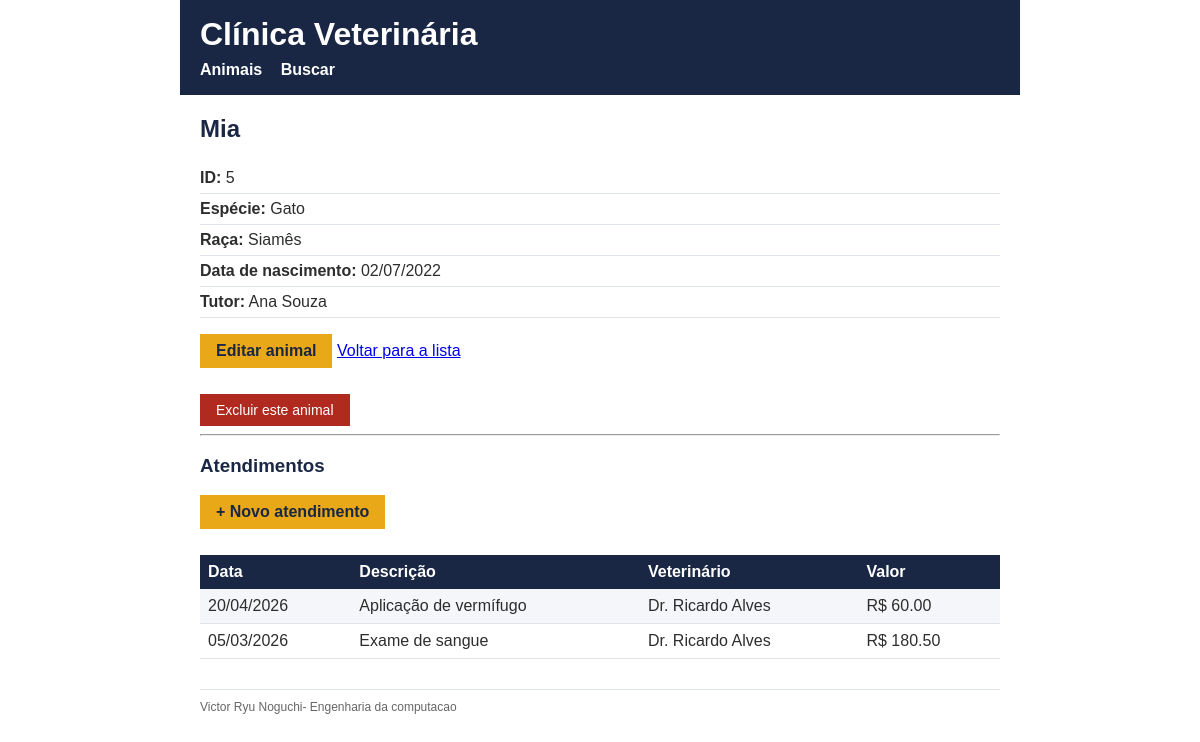
Page /animal/5 on the committed database.
### tables this page shows
CREATE TABLE animais (
            id              INTEGER PRIMARY KEY AUTOINCREMENT,
            nome            TEXT    NOT NULL,
            especie         TEXT    NOT NULL,
            raca            TEXT,
            data_nascimento TEXT    NOT NULL,
            tutor_nome      TEXT    NOT NULL,
            UNIQUE (nome, tutor_nome)
        );

CREATE TABLE atendimentos (
            id          INTEGER PRIMARY KEY AUTOINCREMENT,
            animal_id   INTEGER NOT NULL,
            descricao   TEXT    NOT NULL,
            data        TEXT    NOT NULL,
            valor       REAL    NOT NULL,
            veterinario TEXT    NOT NULL,
            FOREIGN KEY (animal_id) REFERENCES animais (id) ON DELETE CASCADE
        );

### veterinaria/app.py (the view)
@app.route("/animal/<int:id_animal>")
def detalhe(id_animal):
    conn = conectar_banco()
    animal = buscar_animal(conn, id_animal)
    if animal is None:
        conn.close()
        return render_template("erro.html",
                               mensagem=f"Nao existe animal com id {id_animal}."), 404
    atendimentos = listar_atendimentos_do_animal(conn, id_animal)
    conn.close()
    return render_template("detalhe.html", animal=animal, atendimentos=atendimentos,
                           msg=request.args.get("msg", ""))

### veterinaria/banco.py (called while the page is built)
def buscar_animal(conn, id_animal):
    return conn.execute('SELECT * FROM animais WHERE id = ?',
                        (id_animal,)).fetchone()

def listar_atendimentos_do_animal(conn, id_animal):
    return conn.execute(
        'SELECT * FROM atendimentos WHERE animal_id = ? ORDER BY data DESC',
        (id_animal,)
    ).fetchall()

### veterinaria/templates/detalhe.html (shortened to what this page needs)
{% extends "base.html" %}
{% block conteudo %}
  <h2>{{ animal['nome'] }}</h2>
  <ul class="detalhe">
    <li><b>ID:</b> {{ animal['id'] }}</li>
    <li><b>Espécie:</b> {{ animal['especie'] }}</li>
    <li><b>Raça:</b> {{ animal['raca'] or '—' }}</li>
    <li><b>Data de nascimento:</b> {{ animal['data_nascimento'] }}</li>
    <li><b>Tutor:</b> {{ animal['tutor_nome'] }}</li>
  </ul>
  <p>
    <a class="botao" href="{{ url_for('editar', id_animal=animal['id']) }}">Editar animal</a>
    <a href="{{ url_for('listar') }}">Voltar para a lista</a>
  </p>
  <form method="post" action="{{ url_for('excluir', id_animal=animal['id']) }}"
        onsubmit="return confirm('Excluir {{ animal.nome }}? Isso apaga também os atendimentos dele.');">
    <button type="submit" class="perigo">Excluir este animal</button>
  </form>
  <hr>
  <h3>Atendimentos</h3>
  <p><a class="botao" href="{{ url_for('novo_atendimento', id_animal=animal['id']) }}">+ Novo atendimento</a></p>
  {% if atendimentos %}
    <table>
      <tr>
        <th>Data</th>
        <th>Descrição</th>
        <th>Veterinário</th>
        <th>Valor</th>
      </tr>
      {% for at in atendimentos %}
      <tr>
        <td>{{ at['data'] }}</td>
        <td>{{ at['descricao'] }}</td>
        <td>{{ at['veterinario'] }}</td>
        <td>R$ {{ "%.2f"|format(at['valor']) }}</td>
      </tr>
      {% endfor %}
    </table>
  {% else %}
    <p class="vazio">Este animal ainda não tem nenhum atendimento registrado.</p>
  {% endif %}
{% endblock %}

### veterinaria/static/estilo.css (style rules this page uses)
body { font-family: Arial, Helvetica, sans-serif; max-width: 800px; margin: 0 auto; padding: 20px; color: #2d2d2d; }
h2, h3 { color: #1a2744; }
table { border-collapse: collapse; width: 100%; margin-bottom: 16px; }
th { background-color: #1a2744; color: #ffffff; text-align: left; padding: 8px; }
td { border-bottom: 1px solid #dfe4eb; padding: 8px; }
tr:nth-child(even) td { background-color: #f4f6f9; }
.detalhe { list-style: none; padding: 0; }
.detalhe li { padding: 6px 0; border-bottom: 1px solid #dfe4eb; }
button { background-color: #1a2744; color: #ffffff; border: none; padding: 8px 16px; font-size: 14px; cursor: pointer; }
.botao { display: inline-block; background-color: #e8a817; color: #1a2744; padding: 8px 16px; text-decoration: none; font-weight: bold; margin-bottom: 10px; }
.perigo, .link-perigo { background-color: #b02a1f; }

### rows in the picture
animais: nome "Mia", id "5", especie "Gato", raca "Siamês", data_nascimento "02/07/2022", tutor_nome "Ana Souza"
atendimentos: data "20/04/2026", descricao "Aplicação de vermífugo", veterinario "Dr. Ricardo Alves", valor "60.00"
atendimentos: data "05/03/2026", descricao "Exame de sangue", veterinario "Dr. Ricardo Alves", valor "180.50"
